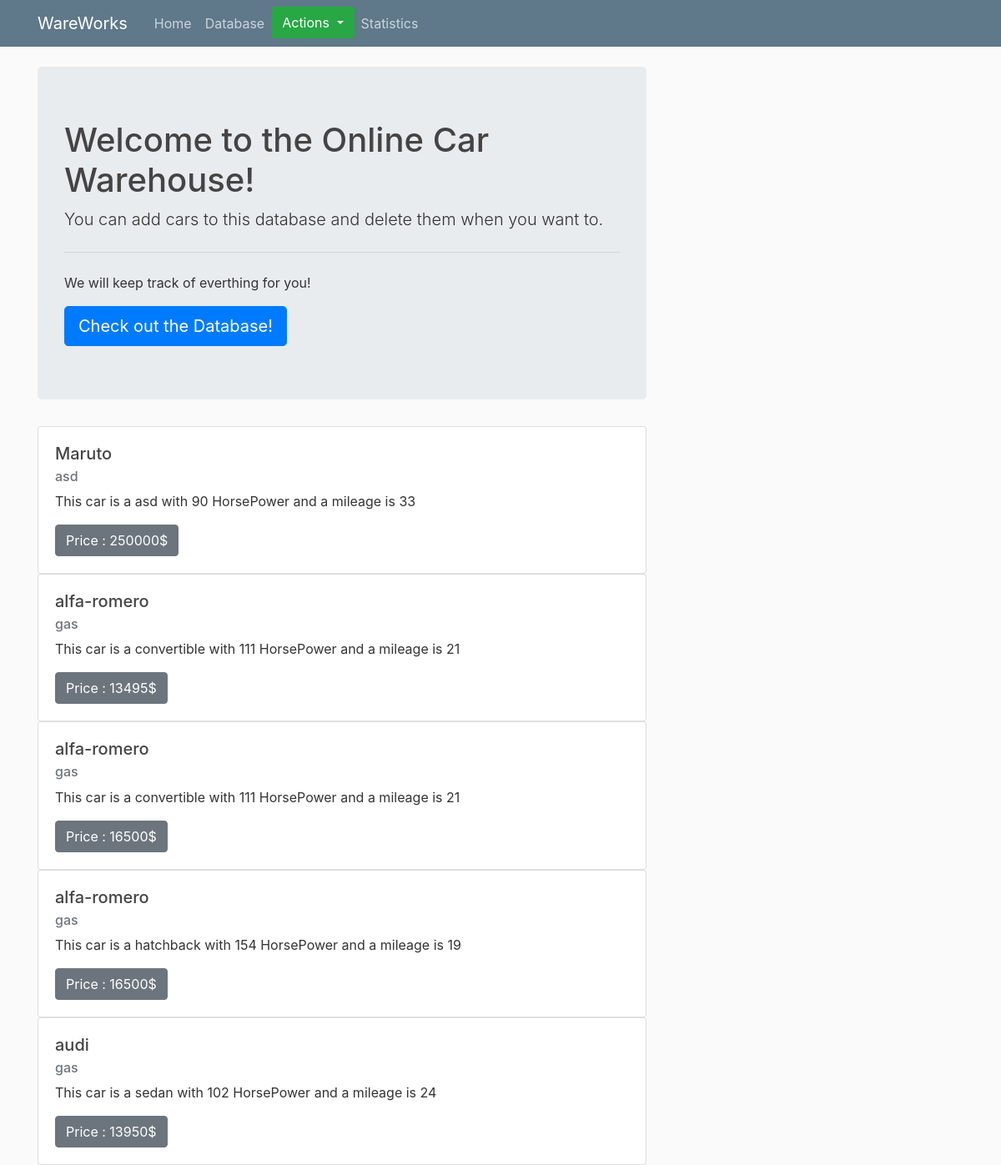
The page /home on the database its author committed.
### flaskblog/models.py (models this page shows, shortened)
class Post(db.Model):
    id = db.Column(db.Integer, primary_key=True)
    make = db.Column(db.String(100),nullable=False)
    fueltype = db.Column(db.String(50),nullable=False)
    bodystyle = db.Column(db.String(50),nullable=False)
    horsepower = db.Column(db.Integer, nullable=False)
    citympg = db.Column(db.Integer, nullable=False)
    price = db.Column(db.Integer, nullable=False)

### flaskblog/routes.py (the view)
@app.route("/")
@app.route("/home")
def home():
    db.create_all()
    posts = Post.query.limit(5).all()
    return render_template('home.html', posts=posts)

### flaskblog/templates/home.html
{% extends "layout.html" %}
{% block content %}
    <div class="jumbotron">
    <h1 class="display-5">Welcome to the Online Car Warehouse!</h1>
    <p class="lead">You can add cars to this database and delete them when you want to.</p>
    <hr class="my-4">
    <p>We will keep track of everthing for you!</p>
    <a class="btn btn-primary btn-lg" href="{{ url_for('table') }}" role="button">Check out the Database!</a>
    </div>
    {% for post in posts %}
    <div class='card-deck'>
    <div class="card" style="width: 18rem;">
        <div class="card-body">
          <h5 class="card-title">{{ post.make }}</h5>
          <h6 class="card-subtitle mb-2 text-muted">{{ post.fueltype }}</h6>
          <p class="card-text">This car is a {{ post.bodystyle }} with
            {{ post.horsepower }} HorsePower and a mileage is {{ post.citympg }}</p>
          <a href="#" class="btn btn-secondary">Price : {{ post.price }}$</a>
        </div>
      </div>
    </div>
    {% endfor %}
{% endblock content %}

### flaskblog/templates/layout.html (shortened to what this page needs)
<!doctype html>
<html lang="en">
  <head>
    <link rel="stylesheet" href="https://stackpath.bootstrapcdn.com/bootstrap/4.1.3/css/bootstrap.min.css">
    <link rel="stylesheet" type="text/css" href="{{ url_for('static', filename='main.css') }}">
  </head>
  <body>
    <header class="site-header">
        <nav class="navbar navbar-expand-md navbar-dark bg-steel fixed-top">
          <div class="container">
            <a class="navbar-brand mr-4" href="/">WareWorks</a>
            <div class="collapse navbar-collapse" id="navbarToggle">
              <div class="navbar-nav mr-auto">
                <a class="nav-item nav-link" href="{{ url_for('home') }}">Home</a>
                <a class="nav-item nav-link" href="{{ url_for('table') }}">Database</a>
                <div class="dropdown">
                  <button class="btn btn-success dropdown-toggle" type="button" id="dropdownMenuButton" data-toggle="dropdown" aria-haspopup="true" aria-expanded="false">
                    Actions
                  </button>
                </div>
                <a class="nav-item nav-link" href="{{ url_for('plot') }}">Statistics</a>
              </div>
            </div>
          </div>
        </nav>
      </header>
      <main role="main" class="container">
        <div class="row">
          <div class='col-md-8'>
            {% block content %}{% endblock %}
          </div>
        </div>
      </main>
  </body>
</html>

### flaskblog/static/main.css (style rules this page uses)
body { background: #fafafa; color: #333333; margin-top: 5rem; }
h1, h2, h3, h4, h5, h6 { color: #444444; }
.bg-steel { background-color: #5f788a; }
.site-header .navbar-nav .nav-link { color: #cbd5db; }

### rows shown on the page
Post: make "Maruto", fueltype "asd", bodystyle "asd", horsepower "90", citympg "33", price "250000"
Post: make "alfa-romero", fueltype "gas", bodystyle "convertible", horsepower "111", citympg "21", price "13495"
Post: make "alfa-romero", fueltype "gas", bodystyle "convertible", horsepower "111", citympg "21", price "16500"
Post: make "alfa-romero", fueltype "gas", bodystyle "hatchback", horsepower "154", citympg "19", price "16500"
Post: make "audi", fueltype "gas", bodystyle "sedan", horsepower "102", citympg "24", price "13950"
